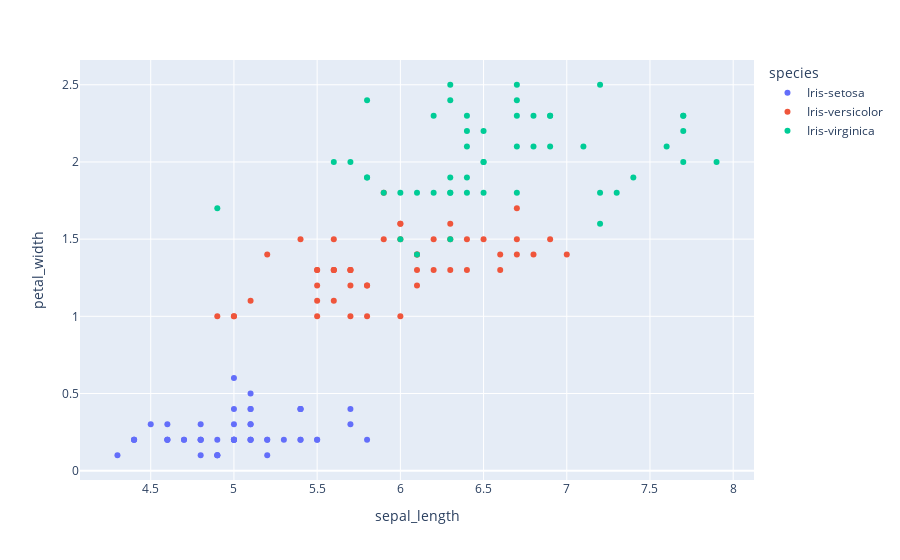

Here is the notebook cell this chart was saved with:
### Code cell
fig = px.scatter(df, x="sepal_length", y="petal_width", color="species")
fig.show()

### Figure 1 — Plotly figure (JSON) as saved in the notebook; plotly's stock layout.template omitted (floating-point values rounded to 4 significant figures)
{"data": [{"hovertemplate": "species=Iris-setosa<br>sepal_length=%{x}<br>petal_width=%{y}<extra></extra>", "legendgroup": "Iris-setosa", "marker": {"color": "#636efa", "symbol": "circle"}, "mode": "markers", "name": "Iris-setosa", "orientation": "v", "showlegend": true, "type": "scatter", "x": [5.1, 4.9, 4.7, 4.6, 5, 5.4, 4.6, 5, 4.4, 4.9, 5.4, 4.8, 4.8, 4.3, 5.8, 5.7, 5.4, 5.1, 5.7, 5.1, 5.4, 5.1, 4.6, 5.1, 4.8, 5, 5, 5.2, 5.2, 4.7, 4.8, 5.4, 5.2, 5.5, 4.9, 5, 5.5, 4.9, 4.4, 5.1, 5, 4.5, 4.4, 5, 5.1, 4.8, 5.1, 4.6, 5.3, 5], "xaxis": "x", "y": [0.2, 0.2, 0.2, 0.2, 0.2, 0.4, 0.3, 0.2, 0.2, 0.1, 0.2, 0.2, 0.1, 0.1, 0.2, 0.4, 0.4, 0.3, 0.3, 0.3, 0.2, 0.4, 0.2, 0.5, 0.2, 0.2, 0.4, 0.2, 0.2, 0.2, 0.2, 0.4, 0.1, 0.2, 0.1, 0.2, 0.2, 0.1, 0.2, 0.2, 0.3, 0.3, 0.2, 0.6, 0.4, 0.3, 0.2, 0.2, 0.2, 0.2], "yaxis": "y"}, {"hovertemplate": "species=Iris-versicolor<br>sepal_length=%{x}<br>petal_width=%{y}<extra></extra>", "legendgroup": "Iris-versicolor", "marker": {"color": "#EF553B", "symbol": "circle"}, "mode": "markers", "name": "Iris-versicolor", "orientation": "v", "showlegend": true, "type": "scatter", "x": [7, 6.4, 6.9, 5.5, 6.5, 5.7, 6.3, 4.9, 6.6, 5.2, 5, 5.9, 6, 6.1, 5.6, 6.7, 5.6, 5.8, 6.2, 5.6, 5.9, 6.1, 6.3, 6.1, 6.4, 6.6, 6.8, 6.7, 6, 5.7, 5.5, 5.5, 5.8, 6, 5.4, 6, 6.7, 6.3, 5.6, 5.5, 5.5, 6.1, 5.8, 5, 5.6, 5.7, 5.7, 6.2, 5.1, 5.7], "xaxis": "x", "y": [1.4, 1.5, 1.5, 1.3, 1.5, 1.3, 1.6, 1, 1.3, 1.4, 1, 1.5, 1, 1.4, 1.3, 1.4, 1.5, 1, 1.5, 1.1, 1.8, 1.3, 1.5, 1.2, 1.3, 1.4, 1.4, 1.7, 1.5, 1, 1.1, 1, 1.2, 1.6, 1.5, 1.6, 1.5, 1.3, 1.3, 1.3, 1.2, 1.4, 1.2, 1, 1.3, 1.2, 1.3, 1.3, 1.1, 1.3], "yaxis": "y"}, {"hovertemplate": "species=Iris-virginica<br>sepal_length=%{x}<br>petal_width=%{y}<extra></extra>", "legendgroup": "Iris-virginica", "marker": {"color": "#00cc96", "symbol": "circle"}, "mode": "markers", "name": "Iris-virginica", "orientation": "v", "showlegend": true, "type": "scatter", "x": [6.3, 5.8, 7.1, 6.3, 6.5, 7.6, 4.9, 7.3, 6.7, 7.2, 6.5, 6.4, 6.8, 5.7, 5.8, 6.4, 6.5, 7.7, 7.7, 6, 6.9, 5.6, 7.7, 6.3, 6.7, 7.2, 6.2, 6.1, 6.4, 7.2, 7.4, 7.9, 6.4, 6.3, 6.1, 7.7, 6.3, 6.4, 6, 6.9, 6.7, 6.9, 5.8, 6.8, 6.7, 6.7, 6.3, 6.5, 6.2, 5.9], "xaxis": "x", "y": [2.5, 1.9, 2.1, 1.8, 2.2, 2.1, 1.7, 1.8, 1.8, 2.5, 2, 1.9, 2.1, 2, 2.4, 2.3, 1.8, 2.2, 2.3, 1.5, 2.3, 2, 2, 1.8, 2.1, 1.8, 1.8, 1.8, 2.1, 1.6, 1.9, 2, 2.2, 1.5, 1.4, 2.3, 2.4, 1.8, 1.8, 2.1, 2.4, 2.3, 1.9, 2.3, 2.5, 2.3, 1.9, 2, 2.3, 1.8], "yaxis": "y"}], "layout": {"legend": {"title": {"text": "species"}, "tracegroupgap": 0}, "margin": {"t": 60}, "xaxis": {"anchor": "y", "domain": [0, 1], "title": {"text": "sepal_length"}}, "yaxis": {"anchor": "x", "domain": [0, 1], "title": {"text": "petal_width"}}}}
